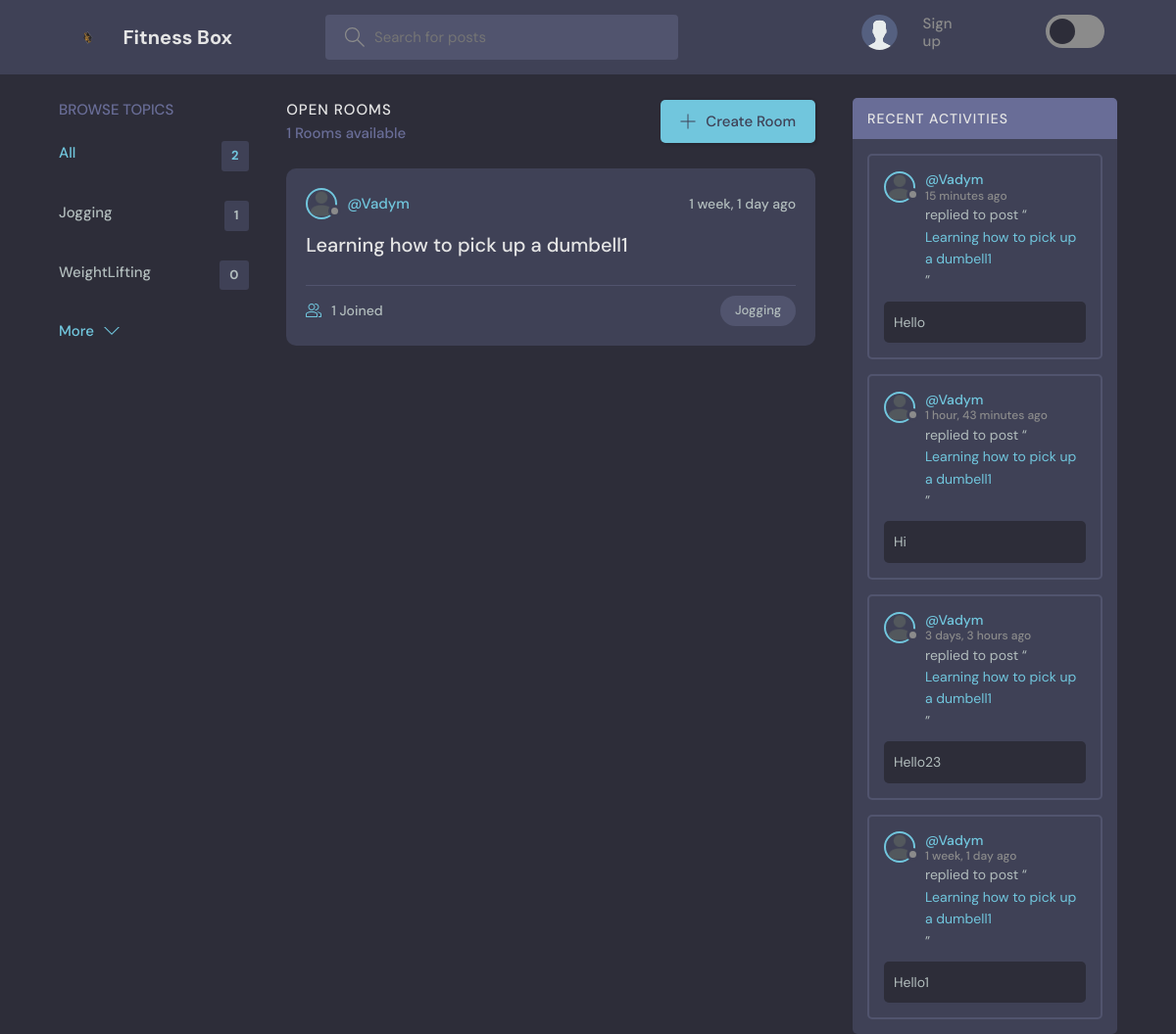
Before: / with the older database file.
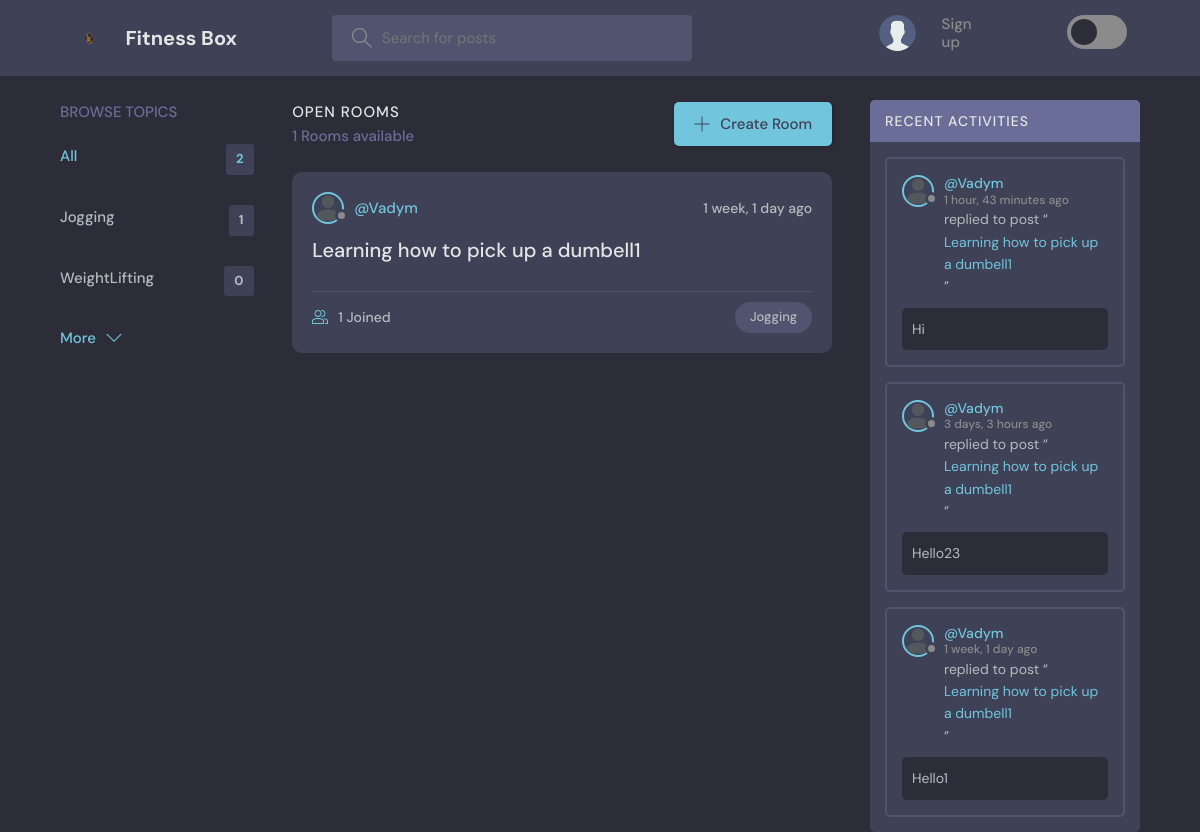
After: the same page with the newer database file.
### base/models.py (models this page shows, shortened)
class Topic(models.Model):
    name = models.CharField(max_length = 200 )

class Room(models.Model):
    host = models.ForeignKey(User, on_delete = models.SET_NULL, null = True)
    topic = models.ForeignKey(Topic, on_delete = models.SET_NULL, null = True)
    name = models.CharField(max_length = 200)
    description = models.TextField(null = True, blank = True)
    participants = models.ManyToManyField(User, related_name="participants",blank = True)
    updated = models.DateTimeField(auto_now = True)
    created = models.DateTimeField(auto_now_add = True)
    class Meta:
        ordering = ['-updated', 'created']
    def __str__(self):
        return str(self.name)

class User(AbstractUser):
    name = models.CharField(max_length=200, null=True)
    email = models.EmailField(unique=True, null=True)
    bio = models.TextField(null=True)
    avatar = models.ImageField(null=True, default="static/images/avatar.svg")
    USERNAME_FIELD = 'email'
    REQUIRED_FIELDS = []

class Message(models.Model):
    user = models.ForeignKey(User, on_delete = models.CASCADE)
    room = models.ForeignKey(Room, on_delete = models.CASCADE)
    body = models.TextField()
    updated = models.DateTimeField(auto_now = True)
    created = models.DateTimeField(auto_now_add = True)
    class Meta:
        ordering = ['-updated', 'created']

### base/views.py (the view)
# urls.py: 2. Add a URL to urlpatterns:  path('', views.home, name='home')
def home(request):
    q = request.GET.get('q') if request.GET.get('q') != None else ''
    topics = Topic.objects.all()
    rooms = Room.objects.filter(
        Q(topic__name__icontains = q) |
        Q(name__icontains = q) |
        Q(description__icontains = q)
        )
    room_count = rooms.count()
    room_messages = Message.objects.filter(room__topic__name__icontains = q)
    context = {'rooms': rooms, 'topics':topics,'room_count':room_count,
               'room_messages':room_messages }
    return render(request, r'base/home.html',context)

### base/templates/base/home.html (shortened to what this page needs)
{% extends 'main.html' %}
{% block content %}
<main class="layout layout--3">
  <div class="container">
    {% include 'base/topics_component.html' %}
    <div class="roomList">
      <div class="roomList__header">
        <div>
          <h2>Open Rooms</h2>
          <p>{{room_count}} Rooms available</p>
        </div>
        <a class="btn btn--main" href="{% url 'create-room' %}">
          <svg version="1.1" xmlns="http://www.w3.org/2000/svg" width="32" height="32" viewBox="0 0 32 32">
            <title>add</title>
            <path
              d="M16.943 0.943h-1.885v14.115h-14.115v1.885h14.115v14.115h1.885v-14.115h14.115v-1.885h-14.115v-14.115z">
            </path>
          </svg>
          Create Room
        </a>
      </div>
      {% include 'base/feed_component.html' %}
    </div>
    {% include 'base/activity_component.html' %}
  </div>
</main>
{% endblock %}

### base/templates/base/topics_component.html
<div class="topics">
  <div class="topics__header">
      <h2>Browse Topics</h2>
  </div>
  <ul class="topics__list">
      <li>
          <a href="{% url 'home' %}" class="active">All <span>{{topics.count}}</span></a>
      </li>
      {% for topic in topics %}
      <li>
          <a href="{% url 'home' %}?q={{topic.name}}">{{topic.name}}<span>{{topic.room_set.all.count}}</span></a>
      </li>
      {% endfor %}
  </ul>
  <a class="btn btn--link" href="{% url 'topics' %}">
      More
      <svg version="1.1" xmlns="http://www.w3.org/2000/svg" width="32" height="32" viewBox="0 0 32 32">
          <title>chevron-down</title>
          <path d="M16 21l-13-13h-3l16 16 16-16h-3l-13 13z"></path>
      </svg>
  </a>
</div>

### base/templates/base/feed_component.html (shortened to what this page needs)
{% for room in rooms %}
<div class="roomListRoom">
    <div class="roomListRoom__header">
        <a href="{% url 'user-profile' room.host.id %}" class="roomListRoom__author">
            <div class="avatar avatar--small">
                <img src="{{room.host.avatar.url}}" />
            </div>
            <span>@{{room.host.username}}</span>
        </a>
        <div class="roomListRoom__actions">
            <span>{{room.created|timesince}} ago</span>
        </div>
    </div>
    <div class="roomListRoom__content">
        <a href="{% url 'room' room.id %}">{{room.name}}</a>
    </div>
    <div class="roomListRoom__meta">
        <a href="{% url 'room' room.id %}" class="roomListRoom__joined">
            {{room.participants.all.count}} Joined
        </a>
        <p class="roomListRoom__topic">{{room.topic.name}}</p>
    </div>
</div>
{% endfor %}

### base/templates/base/activity_component.html (shortened to what this page needs)
<div class="activities">
    <div class="activities__header">
        <h2>Recent Activities</h2>
    </div>
    {% for message in room_messages %}
    <div class="activities__box">
        <div class="activities__boxHeader roomListRoom__header">
            <a href="{% url 'user-profile' message.user.id %}" class="roomListRoom__author">
                <div class="avatar avatar--small">
                    <img src="{{message.user.avatar.url}}" />
                </div>
                <p>
                    @{{message.user.username}}
                    <span>{{message.created|timesince}} ago</span>
                </p>
            </a>
        </div>
        <div class="activities__boxContent">
            <p>replied to post “<a href="{% url 'room' message.room.id %}">{{message.room}}</a>”</p>
            <div class="activities__boxRoomContent">{{message.body}}</div>
        </div>
    </div>
    {% endfor %}
</div>

Changed rows visible on the page:
removed Message: user.avatar (picture), user.username "Vadym", created "15 minutes", room "Learning how to pick up a dumbell1", body "Hello"
